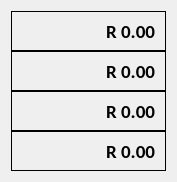
  <widget class="QWidget" name="layoutWidget">
   <property name="geometry">
    <rect>
     <x>890</x>
     <y>470</y>
     <width>157</width>
     <height>162</height>
    </rect>
   </property>
   <layout class="QVBoxLayout" name="sub_numbers">
    <property name="spacing">
     <number>0</number>
    </property>
    <item>
     <widget class="QFrame" name="frame_9">
      <property name="sizePolicy">
       <sizepolicy hsizetype="Fixed" vsizetype="Fixed">
        <horstretch>0</horstretch>
        <verstretch>0</verstretch>
       </sizepolicy>
      </property>
      <property name="minimumSize">
       <size>
        <width>155</width>
        <height>40</height>
       </size>
      </property>
      <property name="font">
       <font>
        <family>Calibri</family>
        <pointsize>14</pointsize>
        <bold>true</bold>
       </font>
      </property>
      <property name="frameShape">
       <enum>QFrame::Box</enum>
      </property>
      <property name="frameShadow">
       <enum>QFrame::Plain</enum>
      </property>
      <layout class="QVBoxLayout" name="verticalLayout_10">
       <property name="spacing">
        <number>3</number>
       </property>
       <property name="leftMargin">
        <number>10</number>
       </property>
       <property name="topMargin">
        <number>3</number>
       </property>
       <property name="rightMargin">
        <number>10</number>
       </property>
       <property name="bottomMargin">
        <number>3</number>
       </property>
       <item>
        <widget class="QLabel" name="sub_total">
         <property name="font">
          <font>
           <family>Calibri</family>
           <pointsize>14</pointsize>
           <bold>true</bold>
          </font>
         </property>
         <property name="text">
          <string>R 0.00</string>
         </property>
         <property name="alignment">
          <set>Qt::AlignRight|Qt::AlignTrailing|Qt::AlignVCenter</set>
         </property>
        </widget>
       </item>
      </layout>
     </widget>
    </item>
    <item>
     <widget class="QFrame" name="frame_11">
      <property name="sizePolicy">
       <sizepolicy hsizetype="Fixed" vsizetype="Fixed">
        <horstretch>0</horstretch>
        <verstretch>0</verstretch>
       </sizepolicy>
      </property>
      <property name="minimumSize">
       <size>
        <width>155</width>
        <height>40</height>
       </size>
      </property>
      <property name="font">
       <font>
        <family>Calibri</family>
        <pointsize>14</pointsize>
        <bold>true</bold>
       </font>
      </property>
      <property name="frameShape">
       <enum>QFrame::Box</enum>
      </property>
      <property name="frameShadow">
       <enum>QFrame::Plain</enum>
      </property>
      <layout class="QVBoxLayout" name="verticalLayout_9">
       <property name="spacing">
        <number>3</number>
       </property>
       <property name="leftMargin">
        <number>10</number>
       </property>
       <property name="topMargin">
        <number>3</number>
       </property>
       <property name="rightMargin">
        <number>10</number>
       </property>
       <property name="bottomMargin">
        <number>3</number>
       </property>
       <item>
        <widget class="QLabel" name="discount">
         <property name="font">
          <font>
           <family>Calibri</family>
           <pointsize>14</pointsize>
           <bold>true</bold>
          </font>
         </property>
         <property name="text">
          <string>R 0.00</string>
         </property>
         <property name="alignment">
          <set>Qt::AlignRight|Qt::AlignTrailing|Qt::AlignVCenter</set>
         </property>
        </widget>
       </item>
      </layout>
     </widget>
    </item>
    <item>
     <widget class="QFrame" name="frame_13">
      <property name="sizePolicy">
       <sizepolicy hsizetype="Fixed" vsizetype="Fixed">
        <horstretch>0</horstretch>
        <verstretch>0</verstretch>
       </sizepolicy>
      </property>
      <property name="minimumSize">
       <size>
        <width>155</width>
        <height>40</height>
       </size>
      </property>
      <property name="font">
       <font>
        <family>Calibri</family>
        <pointsize>14</pointsize>
        <bold>true</bold>
       </font>
      </property>
      <property name="frameShape">
       <enum>QFrame::Box</enum>
      </property>
      <property name="frameShadow">
       <enum>QFrame::Plain</enum>
      </property>
      <layout class="QVBoxLayout" name="verticalLayout_8">
       <property name="spacing">
        <number>3</number>
       </property>
       <property name="leftMargin">
        <number>10</number>
       </property>
       <property name="topMargin">
        <number>3</number>
       </property>
       <property name="rightMargin">
        <number>10</number>
       </property>
       <property name="bottomMargin">
        <number>3</number>
       </property>
       <item>
        <widget class="QLabel" name="payment_received">
         <property name="font">
          <font>
           <family>Calibri</family>
           <pointsize>14</pointsize>
           <bold>true</bold>
          </font>
         </property>
         <property name="text">
          <string>R 0.00</string>
         </property>
         <property name="alignment">
          <set>Qt::AlignRight|Qt::AlignTrailing|Qt::AlignVCenter</set>
         </property>
        </widget>
       </item>
      </layout>
     </widget>
    </item>
    <item>
     <widget class="QFrame" name="frame_16">
      <property name="sizePolicy">
       <sizepolicy hsizetype="Fixed" vsizetype="Fixed">
        <horstretch>0</horstretch>
        <verstretch>0</verstretch>
       </sizepolicy>
      </property>
      <property name="minimumSize">
       <size>
        <width>155</width>
        <height>40</height>
       </size>
      </property>
      <property name="font">
       <font>
        <family>Calibri</family>
        <pointsize>14</pointsize>
        <bold>true</bold>
       </font>
      </property>
      <property name="frameShape">
       <enum>QFrame::Box</enum>
      </property>
      <property name="frameShadow">
       <enum>QFrame::Plain</enum>
      </property>
      <layout class="QVBoxLayout" name="verticalLayout_7">
       <property name="spacing">
        <number>3</number>
       </property>
       <property name="leftMargin">
        <number>10</number>
       </property>
       <property name="topMargin">
        <number>3</number>
       </property>
       <property name="rightMargin">
        <number>10</number>
       </property>
       <property name="bottomMargin">
        <number>3</number>
       </property>
       <item>
        <widget class="QLabel" name="amount_owed">
         <property name="font">
          <font>
           <family>Calibri</family>
           <pointsize>14</pointsize>
           <bold>true</bold>
          </font>
         </property>
         <property name="text">
          <string>R 0.00</string>
         </property>
         <property name="alignment">
          <set>Qt::AlignRight|Qt::AlignTrailing|Qt::AlignVCenter</set>
         </property>
        </widget>
       </item>
      </layout>
     </widget>
    </item>
   </layout>
  </widget>
